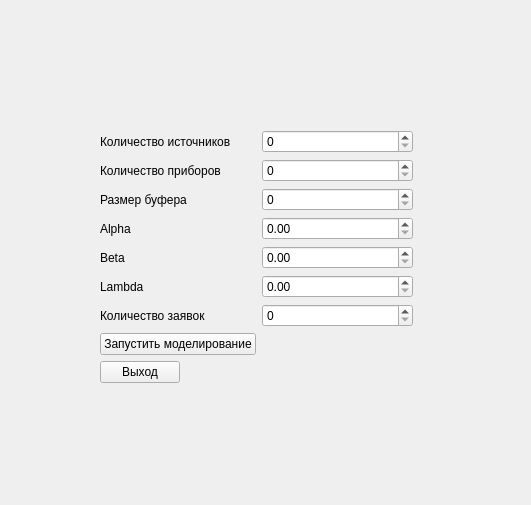
<?xml version="1.0" encoding="UTF-8"?>
<ui version="4.0">
 <class>MainWindow</class>
 <widget class="QMainWindow" name="MainWindow">
  <property name="geometry">
   <rect>
    <x>0</x>
    <y>0</y>
    <width>531</width>
    <height>505</height>
   </rect>
  </property>
  <property name="windowTitle">
   <string>MainWindow</string>
  </property>
  <widget class="QWidget" name="centralwidget">
   <widget class="QWidget" name="formLayoutWidget">
    <property name="geometry">
     <rect>
      <x>90</x>
      <y>120</y>
      <width>333</width>
      <height>279</height>
     </rect>
    </property>
    <layout class="QFormLayout" name="formLayout">
     <property name="horizontalSpacing">
      <number>6</number>
     </property>
     <property name="verticalSpacing">
      <number>6</number>
     </property>
     <property name="leftMargin">
      <number>10</number>
     </property>
     <property name="topMargin">
      <number>10</number>
     </property>
     <property name="rightMargin">
      <number>10</number>
     </property>
     <property name="bottomMargin">
      <number>10</number>
     </property>
     <item row="0" column="0">
      <widget class="QLabel" name="labelCountSources">
       <property name="text">
        <string>Количество источников</string>
       </property>
      </widget>
     </item>
     <item row="0" column="1">
      <widget class="QSpinBox" name="spinSources">
       <property name="maximum">
        <number>99</number>
       </property>
      </widget>
     </item>
     <item row="1" column="1">
      <widget class="QSpinBox" name="spinDevices">
       <property name="maximum">
        <number>99</number>
       </property>
      </widget>
     </item>
     <item row="2" column="0">
      <widget class="QLabel" name="labelBufferSize">
       <property name="text">
        <string>Размер буфера</string>
       </property>
      </widget>
     </item>
     <item row="2" column="1">
      <widget class="QSpinBox" name="spinBufferSize">
       <property name="maximum">
        <number>99</number>
       </property>
      </widget>
     </item>
     <item row="3" column="0">
      <widget class="QLabel" name="labelAlpha">
       <property name="text">
        <string>Alpha</string>
       </property>
      </widget>
     </item>
     <item row="4" column="0">
      <widget class="QLabel" name="labelBeta">
       <property name="text">
        <string>Beta</string>
       </property>
      </widget>
     </item>
     <item row="5" column="0">
      <widget class="QLabel" name="label_Lambda">
       <property name="text">
        <string>Lambda</string>
       </property>
      </widget>
     </item>
     <item row="6" column="0">
      <widget class="QLabel" name="labelMaxCountRequests">
       <property name="text">
        <string>Количество заявок</string>
       </property>
      </widget>
     </item>
     <item row="6" column="1">
      <widget class="QSpinBox" name="spinTargetRequests">
       <property name="maximum">
        <number>30000</number>
       </property>
      </widget>
     </item>
     <item row="7" column="0">
      <widget class="QPushButton" name="startButton">
       <property name="text">
        <string>Запустить моделирование</string>
       </property>
      </widget>
     </item>
     <item row="8" column="0">
      <widget class="QPushButton" name="exitButton">
       <property name="text">
        <string>Выход</string>
       </property>
      </widget>
     </item>
     <item row="3" column="1">
      <widget class="QDoubleSpinBox" name="doubleAlpha"/>
     </item>
     <item row="4" column="1">
      <widget class="QDoubleSpinBox" name="doubleBeta"/>
     </item>
     <item row="5" column="1">
      <widget class="QDoubleSpinBox" name="doubleLambda"/>
     </item>
     <item row="1" column="0">
      <widget class="QLabel" name="labelCountDevices">
       <property name="text">
        <string>Количество приборов</string>
       </property>
      </widget>
     </item>
    </layout>
   </widget>
  </widget>
 </widget>
 <resources/>
 <connections/>
</ui>
